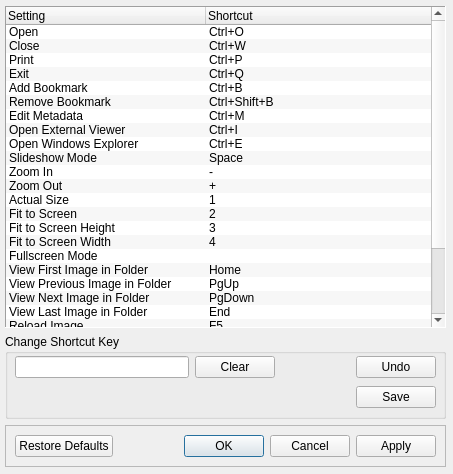
<?xml version="1.0" encoding="UTF-8"?>
<ui version="4.0">
 <class>Dialog</class>
 <widget class="QDialog" name="Dialog">
  <property name="geometry">
   <rect>
    <x>0</x>
    <y>0</y>
    <width>453</width>
    <height>474</height>
   </rect>
  </property>
  <property name="font">
   <font>
    <family>Segoe UI</family>
    <pointsize>9</pointsize>
   </font>
  </property>
  <property name="windowTitle">
   <string>Shortcut Key Settings</string>
  </property>
  <widget class="QWidget" name="layoutWidget">
   <property name="geometry">
    <rect>
     <x>5</x>
     <y>6</y>
     <width>441</width>
     <height>461</height>
    </rect>
   </property>
   <layout class="QVBoxLayout" name="layout">
    <property name="spacing">
     <number>6</number>
    </property>
    <item>
     <widget class="QTreeWidget" name="shortcutsTree">
      <property name="frameShape">
       <enum>QFrame::Panel</enum>
      </property>
      <property name="frameShadow">
       <enum>QFrame::Sunken</enum>
      </property>
      <property name="horizontalScrollBarPolicy">
       <enum>Qt::ScrollBarAlwaysOff</enum>
      </property>
      <property name="tabKeyNavigation">
       <bool>false</bool>
      </property>
      <property name="showDropIndicator" stdset="0">
       <bool>false</bool>
      </property>
      <property name="alternatingRowColors">
       <bool>true</bool>
      </property>
      <property name="selectionBehavior">
       <enum>QAbstractItemView::SelectRows</enum>
      </property>
      <property name="iconSize">
       <size>
        <width>22</width>
        <height>22</height>
       </size>
      </property>
      <property name="horizontalScrollMode">
       <enum>QAbstractItemView::ScrollPerItem</enum>
      </property>
      <property name="rootIsDecorated">
       <bool>false</bool>
      </property>
      <property name="uniformRowHeights">
       <bool>true</bool>
      </property>
      <property name="itemsExpandable">
       <bool>false</bool>
      </property>
      <attribute name="headerDefaultSectionSize">
       <number>200</number>
      </attribute>
      <attribute name="headerMinimumSectionSize">
       <number>20</number>
      </attribute>
      <column>
       <property name="text">
        <string>Setting</string>
       </property>
      </column>
      <column>
       <property name="text">
        <string>Shortcut</string>
       </property>
      </column>
      <item>
       <property name="text">
        <string>Open</string>
       </property>
       <property name="icon">
        <iconset resource="../Icons/icons.qrc">
         <normaloff>:/File/openfolder.png</normaloff>:/File/openfolder.png</iconset>
       </property>
       <property name="text">
        <string>Ctrl+O</string>
       </property>
      </item>
      <item>
       <property name="text">
        <string>Close</string>
       </property>
       <property name="icon">
        <iconset resource="../Icons/icons.qrc">
         <normaloff>:/File/close.png</normaloff>:/File/close.png</iconset>
       </property>
       <property name="text">
        <string>Ctrl+W</string>
       </property>
      </item>
      <item>
       <property name="text">
        <string>Print</string>
       </property>
       <property name="icon">
        <iconset resource="../Icons/icons.qrc">
         <normaloff>:/File/print.png</normaloff>:/File/print.png</iconset>
       </property>
       <property name="text">
        <string>Ctrl+P</string>
       </property>
      </item>
      <item>
       <property name="text">
        <string>Exit</string>
       </property>
       <property name="icon">
        <iconset resource="../Icons/icons.qrc">
         <normaloff>:/File/exit.png</normaloff>:/File/exit.png</iconset>
       </property>
       <property name="text">
        <string>Ctrl+Q</string>
       </property>
      </item>
      <item>
       <property name="text">
        <string>Add Bookmark</string>
       </property>
       <property name="icon">
        <iconset resource="../Icons/icons.qrc">
         <normaloff>:/Edit/addbookmark.png</normaloff>:/Edit/addbookmark.png</iconset>
       </property>
       <property name="text">
        <string>Ctrl+B</string>
       </property>
      </item>
      <item>
       <property name="text">
        <string>Remove Bookmark</string>
       </property>
       <property name="icon">
        <iconset resource="../Icons/icons.qrc">
         <normaloff>:/Edit/removebookmark.png</normaloff>:/Edit/removebookmark.png</iconset>
       </property>
       <property name="text">
        <string>Ctrl+Shift+B</string>
       </property>
      </item>
      <item>
       <property name="text">
        <string>Edit Metadata</string>
       </property>
       <property name="icon">
        <iconset resource="../Icons/icons.qrc">
         <normaloff>:/Edit/metadata.png</normaloff>:/Edit/metadata.png</iconset>
       </property>
       <property name="text">
        <string>Ctrl+M</string>
       </property>
      </item>
      <item>
       <property name="text">
        <string>Open External Viewer</string>
       </property>
       <property name="icon">
        <iconset resource="../Icons/icons.qrc">
         <normaloff>:/Edit/editimage.png</normaloff>:/Edit/editimage.png</iconset>
       </property>
       <property name="text">
        <string>Ctrl+I</string>
       </property>
      </item>
      <item>
       <property name="text">
        <string>Open Windows Explorer</string>
       </property>
       <property name="icon">
        <iconset resource="../Icons/icons.qrc">
         <normaloff>:/Windows/win_library.png</normaloff>:/Windows/win_library.png</iconset>
       </property>
       <property name="text">
        <string>Ctrl+E</string>
       </property>
      </item>
      <item>
       <property name="text">
        <string>Slideshow Mode</string>
       </property>
       <property name="icon">
        <iconset resource="../Icons/icons.qrc">
         <normaloff>:/View/slideshow.png</normaloff>:/View/slideshow.png</iconset>
       </property>
       <property name="text">
        <string>Space</string>
       </property>
      </item>
      <item>
       <property name="text">
        <string>Zoom In</string>
       </property>
       <property name="icon">
        <iconset resource="../Icons/icons.qrc">
         <normaloff>:/View/zoomin.png</normaloff>:/View/zoomin.png</iconset>
       </property>
       <property name="text">
        <string>-</string>
       </property>
      </item>
      <item>
       <property name="text">
        <string>Zoom Out</string>
       </property>
       <property name="icon">
        <iconset resource="../Icons/icons.qrc">
         <normaloff>:/View/zoomout.png</normaloff>:/View/zoomout.png</iconset>
       </property>
       <property name="text">
        <string>+</string>
       </property>
      </item>
      <item>
       <property name="text">
        <string>Actual Size</string>
       </property>
       <property name="icon">
        <iconset resource="../Icons/icons.qrc">
         <normaloff>:/View/actualsize.png</normaloff>:/View/actualsize.png</iconset>
       </property>
       <property name="text">
        <string>1</string>
       </property>
      </item>
      <item>
       <property name="text">
        <string>Fit to Screen</string>
       </property>
       <property name="icon">
        <iconset resource="../Icons/icons.qrc">
         <normaloff>:/View/fit.png</normaloff>:/View/fit.png</iconset>
       </property>
       <property name="text">
        <string>2</string>
       </property>
      </item>
      <item>
       <property name="text">
        <string>Fit to Screen Height</string>
       </property>
       <property name="icon">
        <iconset resource="../Icons/icons.qrc">
         <normaloff>:/View/fitheight.png</normaloff>:/View/fitheight.png</iconset>
       </property>
       <property name="text">
        <string>3</string>
       </property>
      </item>
      <item>
       <property name="text">
        <string>Fit to Screen Width</string>
       </property>
       <property name="icon">
        <iconset resource="../Icons/icons.qrc">
         <normaloff>:/View/fitwidth.png</normaloff>:/View/fitwidth.png</iconset>
       </property>
       <property name="text">
        <string>4</string>
       </property>
      </item>
      <item>
       <property name="text">
        <string>Fullscreen Mode</string>
       </property>
       <property name="icon">
        <iconset resource="../Icons/icons.qrc">
         <normaloff>:/View/fullscreen.png</normaloff>:/View/fullscreen.png</iconset>
       </property>
      </item>
      <item>
       <property name="text">
        <string>View First Image in Folder</string>
       </property>
       <property name="icon">
        <iconset resource="../Icons/icons.qrc">
         <normaloff>:/View/start.png</normaloff>:/View/start.png</iconset>
       </property>
       <property name="text">
        <string>Home</string>
       </property>
      </item>
      <item>
       <property name="text">
        <string>View Previous Image in Folder</string>
       </property>
       <property name="icon">
        <iconset resource="../Icons/icons.qrc">
         <normaloff>:/View/previous.png</normaloff>:/View/previous.png</iconset>
       </property>
       <property name="text">
        <string>PgUp</string>
       </property>
      </item>
      <item>
       <property name="text">
        <string>View Next Image in Folder</string>
       </property>
       <property name="icon">
        <iconset resource="../Icons/icons.qrc">
         <normaloff>:/View/next.png</normaloff>:/View/next.png</iconset>
       </property>
       <property name="text">
        <string>PgDown</string>
       </property>
      </item>
      <item>
       <property name="text">
        <string>View Last Image in Folder</string>
       </property>
       <property name="icon">
        <iconset resource="../Icons/icons.qrc">
         <normaloff>:/View/end.png</normaloff>:/View/end.png</iconset>
       </property>
       <property name="text">
        <string>End</string>
       </property>
      </item>
      <item>
       <property name="text">
        <string>Reload Image</string>
       </property>
       <property name="icon">
        <iconset resource="../Icons/icons.qrc">
         <normaloff>:/View/reload.png</normaloff>:/View/reload.png</iconset>
       </property>
       <property name="text">
        <string>F5</string>
       </property>
      </item>
      <item>
       <property name="text">
        <string>Folder Browser</string>
       </property>
       <property name="icon">
        <iconset resource="../Icons/icons.qrc">
         <normaloff>:/Windows/win_photofolder.png</normaloff>:/Windows/win_photofolder.png</iconset>
       </property>
       <property name="text">
        <string>B</string>
       </property>
      </item>
      <item>
       <property name="text">
        <string>Thumbnail Browser</string>
       </property>
       <property name="icon">
        <iconset resource="../Icons/icons.qrc">
         <normaloff>:/Window/thumbnail.png</normaloff>:/Window/thumbnail.png</iconset>
       </property>
       <property name="text">
        <string>T</string>
       </property>
      </item>
      <item>
       <property name="text">
        <string>Debug Output</string>
       </property>
       <property name="icon">
        <iconset resource="../Icons/icons.qrc">
         <normaloff>:/Window/debugmode.png</normaloff>:/Window/debugmode.png</iconset>
       </property>
       <property name="text">
        <string>D</string>
       </property>
      </item>
      <item>
       <property name="text">
        <string>Open New Tab</string>
       </property>
       <property name="icon">
        <iconset resource="../Icons/icons.qrc">
         <normaloff>:/Window/newtab.png</normaloff>:/Window/newtab.png</iconset>
       </property>
       <property name="text">
        <string>Ctrl+T</string>
       </property>
      </item>
      <item>
       <property name="text">
        <string>Close Tab</string>
       </property>
       <property name="icon">
        <iconset resource="../Icons/icons.qrc">
         <normaloff>:/Window/removetab.png</normaloff>:/Window/removetab.png</iconset>
       </property>
       <property name="text">
        <string>Ctrl+F4</string>
       </property>
      </item>
     </widget>
    </item>
    <item>
     <widget class="QGroupBox" name="shortcutBox">
      <property name="sizePolicy">
       <sizepolicy hsizetype="Expanding" vsizetype="Fixed">
        <horstretch>0</horstretch>
        <verstretch>0</verstretch>
       </sizepolicy>
      </property>
      <property name="minimumSize">
       <size>
        <width>0</width>
        <height>85</height>
       </size>
      </property>
      <property name="title">
       <string>Change Shortcut Key</string>
      </property>
      <widget class="QWidget" name="layoutWidget">
       <property name="geometry">
        <rect>
         <x>10</x>
         <y>20</y>
         <width>421</width>
         <height>56</height>
        </rect>
       </property>
       <layout class="QGridLayout" name="shortcutLayout">
        <item row="0" column="0">
         <widget class="QLineEdit" name="catcher">
          <property name="sizePolicy">
           <sizepolicy hsizetype="Expanding" vsizetype="Fixed">
            <horstretch>0</horstretch>
            <verstretch>0</verstretch>
           </sizepolicy>
          </property>
          <property name="focusPolicy">
           <enum>Qt::ClickFocus</enum>
          </property>
          <property name="contextMenuPolicy">
           <enum>Qt::PreventContextMenu</enum>
          </property>
          <property name="acceptDrops">
           <bool>false</bool>
          </property>
          <property name="readOnly">
           <bool>true</bool>
          </property>
         </widget>
        </item>
        <item row="0" column="1">
         <widget class="QPushButton" name="clearButton">
          <property name="sizePolicy">
           <sizepolicy hsizetype="Fixed" vsizetype="Fixed">
            <horstretch>0</horstretch>
            <verstretch>0</verstretch>
           </sizepolicy>
          </property>
          <property name="toolTip">
           <string>Clear the current key combination</string>
          </property>
          <property name="text">
           <string>Clear</string>
          </property>
          <property name="icon">
           <iconset resource="../Settings/keypresser.qrc">
            <normaloff>:/keypresser/erase.png</normaloff>:/keypresser/erase.png</iconset>
          </property>
         </widget>
        </item>
        <item row="0" column="2">
         <spacer name="spacer">
          <property name="orientation">
           <enum>Qt::Horizontal</enum>
          </property>
          <property name="sizeType">
           <enum>QSizePolicy::Fixed</enum>
          </property>
          <property name="sizeHint" stdset="0">
           <size>
            <width>75</width>
            <height>20</height>
           </size>
          </property>
         </spacer>
        </item>
        <item row="0" column="3">
         <widget class="QPushButton" name="undoButton">
          <property name="sizePolicy">
           <sizepolicy hsizetype="Fixed" vsizetype="Fixed">
            <horstretch>0</horstretch>
            <verstretch>0</verstretch>
           </sizepolicy>
          </property>
          <property name="text">
           <string>Undo</string>
          </property>
          <property name="icon">
           <iconset resource="../Settings/keypresser.qrc">
            <normaloff>:/keypresser/undo.png</normaloff>:/keypresser/undo.png</iconset>
          </property>
         </widget>
        </item>
        <item row="1" column="3">
         <widget class="QPushButton" name="setButton">
          <property name="sizePolicy">
           <sizepolicy hsizetype="Fixed" vsizetype="Fixed">
            <horstretch>0</horstretch>
            <verstretch>0</verstretch>
           </sizepolicy>
          </property>
          <property name="text">
           <string>Save</string>
          </property>
          <property name="icon">
           <iconset resource="../Settings/keypresser.qrc">
            <normaloff>:/keypresser/set.png</normaloff>:/keypresser/set.png</iconset>
          </property>
         </widget>
        </item>
       </layout>
      </widget>
     </widget>
    </item>
    <item>
     <widget class="QFrame" name="buttonFrame">
      <property name="sizePolicy">
       <sizepolicy hsizetype="Expanding" vsizetype="Fixed">
        <horstretch>0</horstretch>
        <verstretch>0</verstretch>
       </sizepolicy>
      </property>
      <property name="frameShape">
       <enum>QFrame::StyledPanel</enum>
      </property>
      <property name="frameShadow">
       <enum>QFrame::Raised</enum>
      </property>
      <layout class="QHBoxLayout" name="horizontalLayout">
       <item>
        <widget class="QPushButton" name="buttonRestoreDefaults">
         <property name="font">
          <font>
           <family>Segoe UI</family>
           <pointsize>9</pointsize>
           <weight>50</weight>
           <italic>false</italic>
           <bold>false</bold>
          </font>
         </property>
         <property name="toolTip">
          <string>Restore settings on the current tab to their default values</string>
         </property>
         <property name="text">
          <string>Restore Defaults</string>
         </property>
         <property name="shortcut">
          <string>Alt+D</string>
         </property>
         <property name="autoDefault">
          <bool>false</bool>
         </property>
        </widget>
       </item>
       <item>
        <spacer name="horizontalSpacer">
         <property name="orientation">
          <enum>Qt::Horizontal</enum>
         </property>
         <property name="sizeHint" stdset="0">
          <size>
           <width>88</width>
           <height>18</height>
          </size>
         </property>
        </spacer>
       </item>
       <item>
        <widget class="QDialogButtonBox" name="buttonBox">
         <property name="standardButtons">
          <set>QDialogButtonBox::Apply|QDialogButtonBox::Cancel|QDialogButtonBox::Ok</set>
         </property>
        </widget>
       </item>
      </layout>
     </widget>
    </item>
   </layout>
  </widget>
 </widget>
 <resources>
  <include location="../Icons/icons.qrc"/>
  <include location="../Settings/keypresser.qrc"/>
 </resources>
 <connections>
  <connection>
   <sender>buttonBox</sender>
   <signal>accepted()</signal>
   <receiver>Dialog</receiver>
   <slot>accept()</slot>
   <hints>
    <hint type="sourcelabel">
     <x>241</x>
     <y>446</y>
    </hint>
    <hint type="destinationlabel">
     <x>236</x>
     <y>470</y>
    </hint>
   </hints>
  </connection>
  <connection>
   <sender>buttonBox</sender>
   <signal>rejected()</signal>
   <receiver>Dialog</receiver>
   <slot>reject()</slot>
   <hints>
    <hint type="sourcelabel">
     <x>319</x>
     <y>445</y>
    </hint>
    <hint type="destinationlabel">
     <x>318</x>
     <y>494</y>
    </hint>
   </hints>
  </connection>
 </connections>
</ui>
